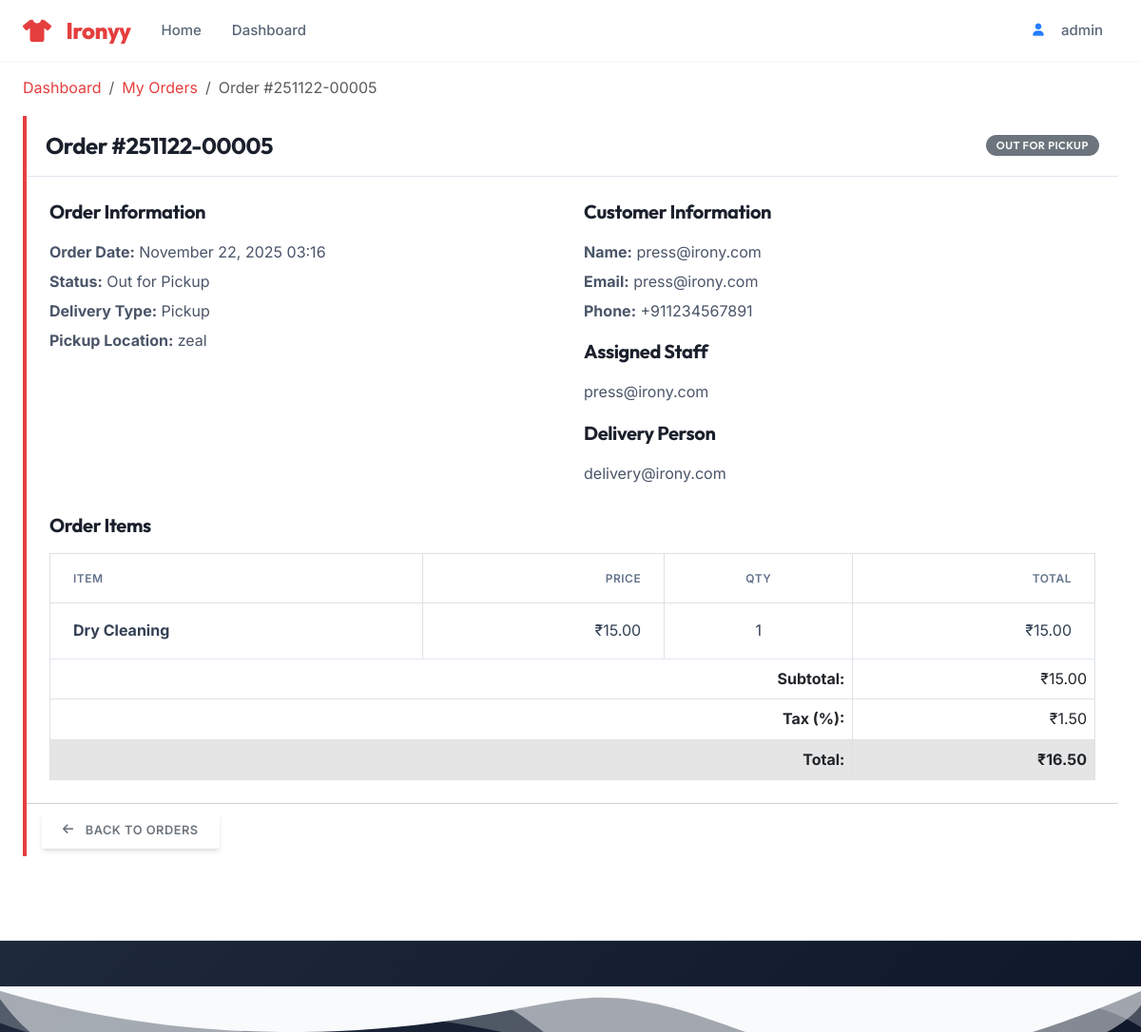
Page /orders/5/ (signed in) on the earlier database version.
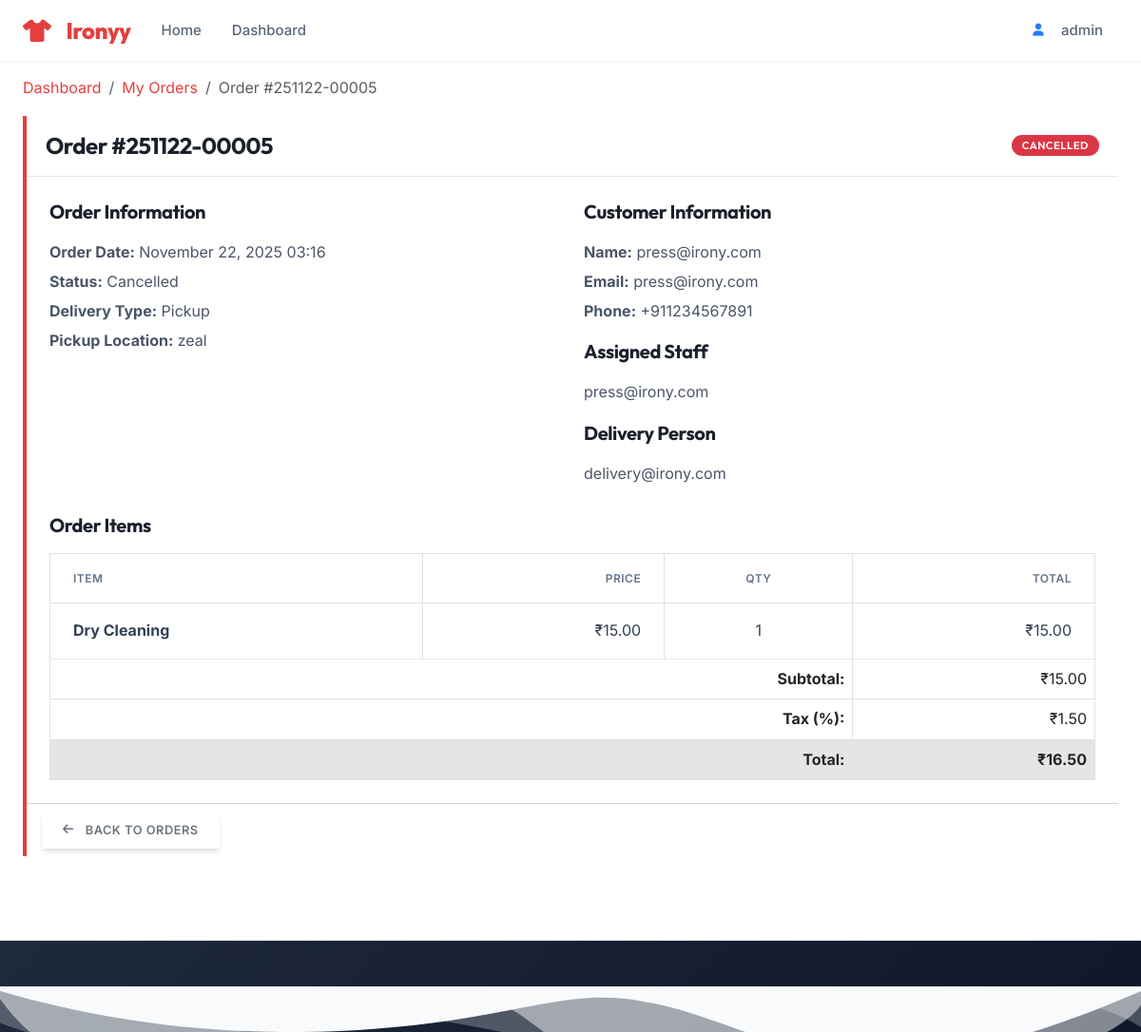
Same page on the later database version.
### orders/models.py (models this page shows, shortened)
class Order(models.Model):
    class Status(models.TextChoices):
        DRAFT = 'draft', _('Draft')
        PENDING = 'pending', _('Pending Payment')
        CONFIRMED = 'confirmed', _('Confirmed')
        SCHEDULED_FOR_PICKUP = 'scheduled_for_pickup', _('Scheduled for Pickup')
        OUT_FOR_PICKUP = 'out_for_pickup', _('Out for Pickup')
        PICKED_UP = 'picked_up', _('Picked Up')
        PROCESSING = 'processing', _('In Progress')
        READY = 'ready', _('Ready for Delivery')
        OUT_FOR_DELIVERY = 'out_for_delivery', _('Out for Delivery')
        COMPLETED = 'completed', _('Completed')
        CANCELLED = 'cancelled', _('Cancelled')
        REFUNDED = 'refunded', _('Refunded')
        FAILED = 'failed', _('Failed')
    class PaymentStatus(models.TextChoices):
        PENDING = 'pending', _('Pending')
        AUTHORIZED = 'authorized', _('Authorized')
        PAID = 'paid', _('Paid')
        PARTIALLY_REFUNDED = 'partially_refunded', _('Partially Refunded')
        REFUNDED = 'refunded', _('Refunded')
        VOIDED = 'voided', _('Voided')
        FAILED = 'failed', _('Failed')
    class DeliveryType(models.TextChoices):
        PICKUP = 'pickup', _('Pickup')
        DELIVERY = 'delivery', _('Delivery')
    customer = models.ForeignKey(
        User,
        on_delete=models.PROTECT,
        related_name='orders',
        verbose_name=_('customer')
    )
    order_number = models.CharField(
        _('order number'),
        max_length=20,
        unique=True,
        db_index=True
    )
    status = models.CharField(
        _('status'),
        max_length=20,
        choices=Status.choices,
        default=Status.DRAFT,
        db_index=True
    )
    payment_status = models.CharField(
        _('payment status'),
        max_length=20,
        choices=PaymentStatus.choices,
        default=PaymentStatus.PENDING,
        db_index=True
    )
    delivery_type = models.CharField(
        _('delivery type'),
        max_length=10,
        choices=DeliveryType.choices,
        default=DeliveryType.PICKUP
    )
    pickup_address = models.TextField(_('pickup address'), blank=True)
    delivery_address = models.TextField(_('delivery address'), blank=True)
    preferred_pickup_date = models.DateField(_('preferred pickup date'), null=True, blank=True)
    preferred_delivery_date = models.DateField(_('preferred delivery date'), null=True, blank=True)
    subtotal = models.DecimalField(
        _('subtotal'),
        max_digits=10,
        decimal_places=2,
        default=Decimal('0.00')
    )
    tax_amount = models.DecimalField(
        _('tax amount'),
        max_digits=10,
        decimal_places=2,
        default=Decimal('0.00')
    )
    shipping_cost = models.DecimalField(
        _('shipping cost'),
        max_digits=10,
        decimal_places=2,
        default=Decimal('0.00')
    )
    discount_amount = models.DecimalField(
        _('discount amount'),
        max_digits=10,
        decimal_places=2,
        default=Decimal('0.00')
    )
    total_amount = models.DecimalField(
        _('total amount'),
        max_digits=10,
        decimal_places=2,
        default=Decimal('0.00')
    )
    assigned_staff = models.ForeignKey(
        User,
        on_delete=models.SET_NULL,
        null=True,
        blank=True,
        related_name='assigned_orders',
        verbose_name=_('assigned staff')
    )
    delivery_person = models.ForeignKey(
        User,
        on_delete=models.SET_NULL,
        null=True,
        blank=True,
        related_name='delivery_orders',
        verbose_name=_('delivery person')
    )
    created_at = models.DateTimeField(_('created at'), auto_now_add=True)
    updated_at = models.DateTimeField(_('updated at'), auto_now=True)
    confirmed_at = models.DateTimeField(_('confirmed at'), null=True, blank=True)
    completed_at = models.DateTimeField(_('completed at'), null=True, blank=True)
    cancelled_at = models.DateTimeField(_('cancelled at'), null=True, blank=True)
    special_instructions = models.TextField(_('special instructions'), blank=True)
    internal_notes = models.TextField(_('internal notes'), blank=True)
    cancellation_reason = models.TextField(_('cancellation reason'), blank=True)
    payment_method = models.CharField(_('payment method'), max_length=50, blank=True)
    payment_reference = models.CharField(_('payment reference'), max_length=100, blank=True)
    payment_date = models.DateTimeField(_('payment date'), null=True, blank=True)
    class Meta:
        ordering = ['-created_at']

### accounts/models.py (models this page shows, shortened)
class User(AbstractUser):
    class Role(models.TextChoices):
        CUSTOMER = 'CUSTOMER', _('Customer')
        PRESS = 'PRESS', _('Press Person')
        DELIVERY = 'DELIVERY', _('Delivery Partner')
        ADMIN = 'ADMIN', _('Admin')
    username = None
    email = models.EmailField(
        _('email address'),
        unique=True,
        error_messages={
            'unique': _('A user with that email already exists.'),
        },
    )
    role = models.CharField(
        _('user role'),
        max_length=20,
        choices=Role.choices,
        default=Role.CUSTOMER,
        help_text=_('Designates the role of the user in the system.')
    )
    phone_regex = RegexValidator(
        regex=r'^\+?1?\d{9,15}$',
        message=_("Phone number must be entered in the format: '+999999999'. Up to 15 digits allowed.")
    )
    phone_number = models.CharField(
        _('phone number'),
        validators=[phone_regex],
        max_length=17,
        blank=True,
        null=True,
        help_text=_('Enter a valid phone number (e.g., +1234567890)')
    )
    is_active = models.BooleanField(
        _('active'),
        default=True,
        help_text=_(
            'Designates whether this user should be treated as active. '
            'Unselect this instead of deleting accounts.'
        ),
    )
    email_verified = models.BooleanField(
        _('email verified'),
        default=False,
        help_text=_('Designates whether this user has verified their email address.')
    )
    date_joined = models.DateTimeField(_('date joined'), default=timezone.now)
    last_login = models.DateTimeField(_('last login'), blank=True, null=True)
    updated_at = models.DateTimeField(_('updated at'), auto_now=True)
    USERNAME_FIELD = 'email'
    REQUIRED_FIELDS = ['first_name', 'last_name']
    objects = UserManager()
    class Meta(AbstractUser.Meta):
        verbose_name = _('user')
        verbose_name_plural = _('users')
        ordering = ['-date_joined']
        swappable = 'AUTH_USER_MODEL'
        permissions = [
            ('view_dashboard', 'Can view dashboard'),
            ('manage_users', 'Can manage users'),
            ('manage_orders', 'Can manage orders'),
        ]
    def get_full_name(self):
        full_name = f"{self.first_name} {self.last_name}"
        return full_name.strip()
    def get_short_name(self):
        return self.first_name or self.email.split('@')[0]
    @property
    def is_customer(self):
        return self.role == self.Role.CUSTOMER

### orders/views.py (the view)
# urls.py: path('<int:pk>/', views.OrderDetailView.as_view(), name='detail'),
class OrderDetailView(LoginRequiredMixin, DetailView):
    model = Order
    template_name = 'orders/order_detail.html'
    context_object_name = 'order'
    def get_queryset(self):
        if self.request.user.role == 'CUSTOMER':
            return Order.objects.filter(customer=self.request.user)
        return Order.objects.all()

### orders/models.py (called while the page is built)
    @property
    def total_price(self):
        base_price = self.unit_price * self.quantity
        option_prices = sum(option.price_adjustment for option in self.options.all())
        total = base_price + option_prices - self.discount_amount
        return max(total, Decimal('0.00'))  # Ensure we don't return negative amounts

### orders/templates/orders/order_detail.html (shortened to what the changed rows need)
{% extends 'base.html' %}
{% load humanize %}
{% load static %}
{% block content %}
<nav aria-label="breadcrumb">
    <ol class="breadcrumb">
        <li class="breadcrumb-item"><a href="{% url 'dashboard:home' %}">Dashboard</a></li>
        <li class="breadcrumb-item"><a href="{% url 'orders:list' %}">My Orders</a></li>
        <li class="breadcrumb-item active" aria-current="page">Order #{{ order.order_number }}</li>
    </ol>
</nav>
<div class="card mb-4">
    <div class="card-header bg-white d-flex justify-content-between align-items-center">
        <h4 class="mb-0">Order #{{ order.order_number }}</h4>
        <span
            class="badge {% if order.status == 'completed' %}bg-success{% elif order.status == 'cancelled' %}bg-danger{% elif order.status == 'processing' %}bg-primary{% else %}bg-secondary{% endif %}">
            {{ order.get_status_display }}
        </span>
    </div>
    <div class="card-body">
        <div class="row mb-4">
            <div class="col-md-6">
                <h5>Order Information</h5>
                <p class="mb-1"><strong>Order Date:</strong> {{ order.created_at|date:"F j, Y H:i" }}</p>
                <p class="mb-1"><strong>Status:</strong> {{ order.get_status_display }}</p>
                {% if order.delivery_type == 'delivery' %}
                <p class="mb-1"><strong>Delivery Type:</strong> Home Delivery</p>
                {% if order.delivery_address %}
                <p class="mb-1"><strong>Delivery Address:</strong> {{ order.delivery_address }}</p>
                {% endif %}
                {% if order.delivery_instructions %}
                <p class="mb-1"><strong>Delivery Instructions:</strong> {{ order.delivery_instructions }}</p>
                {% endif %}
                {% else %}
                <p class="mb-1"><strong>Delivery Type:</strong> Pickup</p>
                {% if order.pickup_address %}
                <p class="mb-1"><strong>Pickup Location:</strong> {{ order.pickup_address }}</p>
                {% endif %}
                {% endif %}
            </div>
            <div class="col-md-6">
                <h5>Customer Information</h5>
                <p class="mb-1"><strong>Name:</strong> {{ order.customer.get_full_name|default:order.customer.email }}
                </p>
                <p class="mb-1"><strong>Email:</strong> {{ order.customer.email }}</p>
                {% if order.customer.phone_number %}
                <p class="mb-1"><strong>Phone:</strong> {{ order.customer.phone_number }}</p>
                {% endif %}
                {% if order.assigned_staff %}
                <h5 class="mt-3">Assigned Staff</h5>
                <p class="mb-1">{{ order.assigned_staff.get_full_name|default:order.assigned_staff.email }}</p>
                {% endif %}
                {% if order.delivery_person %}
                <h5 class="mt-3">Delivery Person</h5>
                <p class="mb-1">{{ order.delivery_person.get_full_name|default:order.delivery_person.email }}</p>
                {% endif %}
            </div>
        </div>
        <div class="table-responsive">
            <table class="table table-bordered">
                <thead class="table-light">
                    <tr>
                        <th>Item</th>
                        <th class="text-end">Price</th>
                        <th class="text-center">Qty</th>
                        <th class="text-end">Total</th>
                    </tr>
                </thead>
                <tfoot>
                    <tr>
                        <td colspan="3" class="text-end"><strong>Subtotal:</strong></td>
                        <td class="text-end">₹{{ order.subtotal|floatformat:2|intcomma }}</td>
                    </tr>
                    {% if order.tax_amount > 0 %}
                    <tr>
                        <td colspan="3" class="text-end"><strong>Tax ({{ order.tax_rate }}%):</strong></td>
                        <td class="text-end">₹{{ order.tax_amount|floatformat:2|intcomma }}</td>
                    </tr>
                    {% endif %}
                    <tr class="table-active">
                        <td class="text-end"><strong>₹{{ order.total_amount|floatformat:2|intcomma }}</strong></td>
                    </tr>
                </tfoot>
            </table>
        </div>
    </div>
</div>
</div>
{% endblock %}

Differences in the rows shown:
changed Order "zeal": status "OUT FOR PICKUP" → "CANCELLED"; status "Out for Pickup" → "Cancelled"
